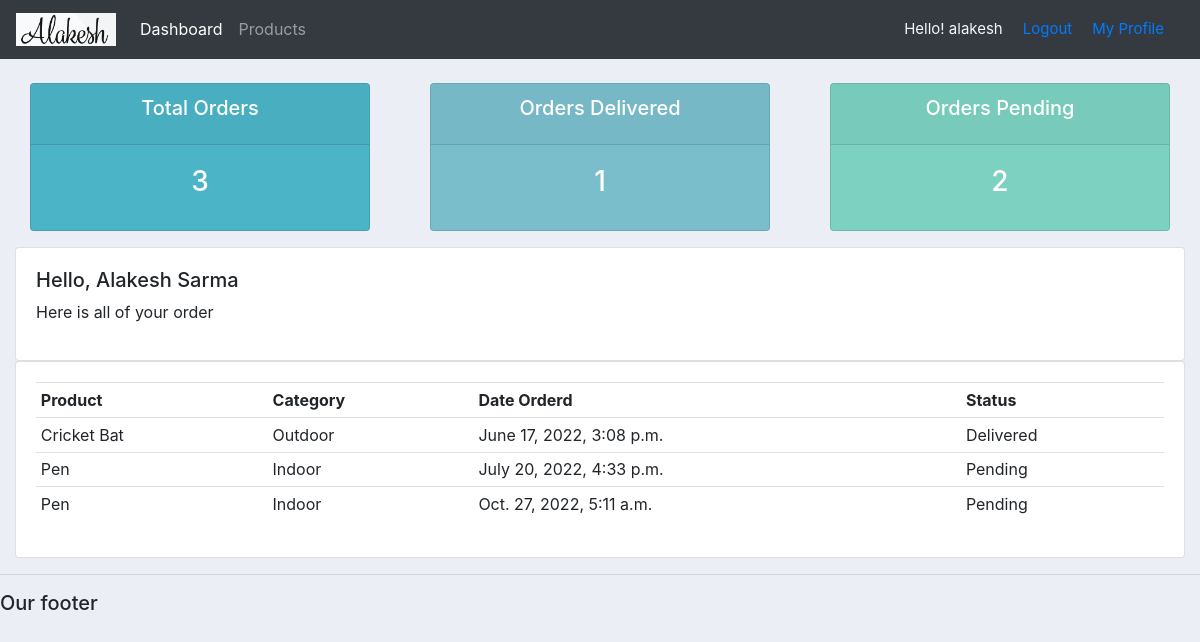
The page /user/ (signed in) on the database its author committed.
### accounts/models.py (models this page shows, shortened)
class customer(models.Model):
    user=models.OneToOneField(User,null=True, on_delete=models.CASCADE)
    name=models.CharField(max_length=200, null=True)
    phone=models.CharField(max_length=200, null=True)
    email=models.CharField(max_length=200, null=True)
    date_created=models.DateTimeField(auto_now_add=True)

class order(models.Model):
    STATUS=(
        ('Pending','Pending'),
        ('Out for Delivery', 'Out for Delivery'),
        ('Delivered','Delivered')
    )
    customer=models.ForeignKey(customer, null=True, on_delete=models.SET_NULL)
    product=models.ForeignKey(products, null=True, on_delete=models.SET_NULL)
    date_created=models.DateTimeField(auto_now_add=True, null=True)
    status=models.CharField(max_length=200, null=True, choices=STATUS)
    tags=models.ManyToManyField(tag)

class products(models.Model):
    CATEGORY=(
        ('Indoor','Indoor'),
        ('Outdoor','Outdoor')
    )
    name=models.CharField(max_length=200, null=True)
    price=models.FloatField()
    category=models.CharField(max_length=200, null=True, choices=CATEGORY)
    description=models.CharField(max_length=200, null=True)
    date_created=models.DateTimeField(auto_now_add=True, null=True)
    def __str__(self):
        return self.name

### accounts/decorators.py (the view)
        def wrapper(request, *args, **kwrags):
            allowedRoles.append('Superuser')
            gr=None
            if request.user.groups.exists():
                gr=request.user.groups.all()[0].name
            print(gr)
            if gr in allowedRoles:
                return viewFunc(request, *args, **kwrags)
            else:
                return HttpResponse(
                    '<br><br><h1 style="text-align:center ">You are not allowed to visit this page</h1>'
                    )

### accounts/views.py (called while the page is built)
@login_required(login_url='login')
@allowed_user(allowedRoles=['customer','admin'])
def userProfile(request):
    orders=request.user.customer.order_set.all()
    delivered=orders.filter(status='Delivered').count()
    pending=orders.filter(status='Pending').count()
    t_order=orders.count()
    context={
        'c_order':orders,
        'customer':customer,
        'delivered':delivered,
        'pen':pending,
        't_order':t_order }
    return render(request, 'accounts/user.html', context)

### accounts/templates/accounts/user.html
{% extends 'accounts/main.html' %}
{% block content %}
{% include 'accounts/status.html' %}
<div class="row">
	<div class="col">
		<div class="card card-body">
            <h5>Hello, {{user.customer.name}}</h5>
            <p> Here is all of your order</p>
		</div>
	</div>
</div>
<div class="row">
	<div class="col-md">
		<div class="card card-body">
			<table class="table table-sm">
				<tr>
					<th>Product</th>
					<th>Category</th>
					<th>Date Orderd</th>
					<th>Status</th>
				</tr>
				{% for order in c_order %}
					<tr>
						<td>{{order.product}}</td>
						<td>{{order.product.category}}</td>
						<td> {{order.date_created}} </td>
						<td>{{order.status}} </td>
					</tr>
				{% endfor %}
			</table>
		</div>
	</div>
</div>
{% endblock %}

### accounts/templates/accounts/navbar.html (shortened to what this page needs)
{% load static %}
<nav class="navbar navbar-expand-lg navbar-dark bg-dark">
    <a class="navbar-brand" href="{% url 'home' %}"><img src="{% static '/image/logo.png' %}" width="100"></a>
    <div class="collapse navbar-collapse" id="navbarNav">
      <ul class="navbar-nav">
        <li class="nav-item active">
          <a class="nav-link" href="{% url 'home' %}">Dashboard</a>
        </li>
        <li class="nav-item">
          <a class="nav-link" href="{% url 'products' %}">Products</a>
        </li>
      </ul>
    </div>
    {% if user.is_authenticated %}
      <span class="hello-msg">Hello! {{request.user}}</span>
      <span class="hello-msg"><a href="{% url 'logout' %}">Logout</a></span>
      <span class="hello-msg"><a href="{% url 'userProfile' %}">My Profile</a></span>
    {% else %}
    <span class="hello-msg"><a href="{% url 'login' %}">Login</a></span>
    <span class="hello-msg"><a href="{% url 'register' %}">SignUp</a></span>
    {% endif %}
  </nav>

### static/css/style.css (style rules this page uses)
body { background-color: #ebeff5; }

### accounts/templates/accounts/navbar.html (style rules this page uses)
.hello-msg { color:aliceblue; font-size: 15px; margin-right: 20px; }

### rows shown on the page
order: product "Cricket Bat", product.category "Outdoor", date_created "June 17, 2022, 3:08 p.m.", status "Delivered"
order: product "Pen", product.category "Indoor", date_created "July 20, 2022, 4:33 p.m.", status "Pending"
order: product "Pen", product.category "Indoor", date_created "Oct. 27, 2022, 5:11 a.m.", status "Pending"

### other values the page prints
{{ request.user }} "alakesh"
{{ t_order }} "3"
{{ delivered }} "1"
{{ pen }} "2"
{{ user.customer.name }} "Alakesh Sarma"
